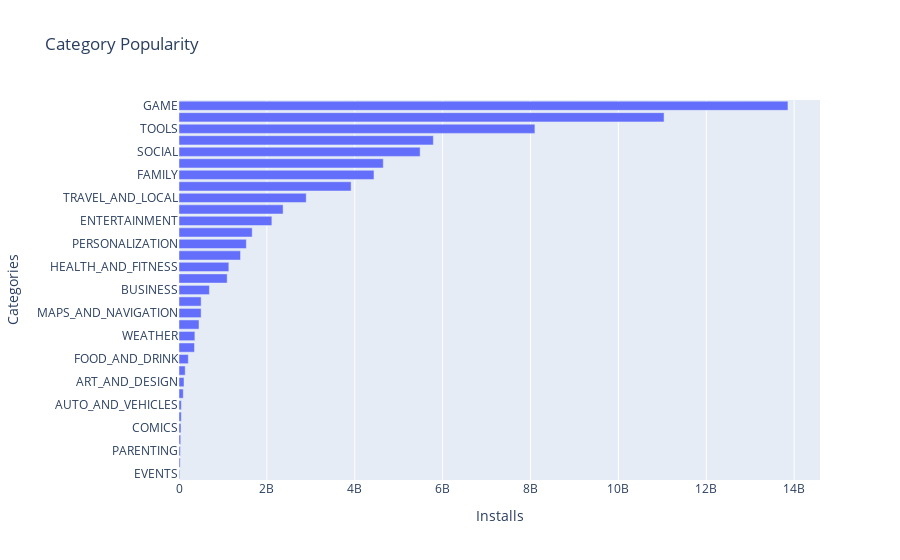

This figure's notebook cell:
### Code cell
bar_h = px.bar(x=df_most_install_cat.Installs,
               y=df_most_install_cat.index,
               title='Category Popularity',
               orientation='h')

bar_h.update_layout(xaxis_title='Installs',
                    yaxis_title='Categories')
bar_h.show()

### Figure 1 — Plotly figure (JSON) as saved in the notebook; plotly's stock layout.template omitted (floating-point values rounded to 4 significant figures)
{"data": [{"alignmentgroup": "True", "hovertemplate": "x=%{x}<br>y=%{y}<extra></extra>", "legendgroup": "", "marker": {"color": "#636efa", "pattern": {"shape": ""}}, "name": "", "offsetgroup": "", "orientation": "h", "showlegend": false, "textposition": "auto", "type": "bar", "x": [15949410, 26916200, 31116110, 39162676, 44931100, 52083000, 53129800, 97082000, 114233100, 140912410, 211677750, 352852000, 361096500, 455249400, 503267560, 503611120, 692018120, 1096431465, 1134006220, 1400331540, 1532352930, 1665791655, 2113660000, 2369110650, 2894859300, 3916897200, 4437554490, 4649143130, 5487841475, 5788070180, 8099724500, 11039241530, 13858762717], "xaxis": "x", "y": ["EVENTS", "BEAUTY", "PARENTING", "MEDICAL", "COMICS", "LIBRARIES_AND_DEMO", "AUTO_AND_VEHICLES", "HOUSE_AND_HOME", "ART_AND_DESIGN", "DATING", "FOOD_AND_DRINK", "EDUCATION", "WEATHER", "FINANCE", "MAPS_AND_NAVIGATION", "LIFESTYLE", "BUSINESS", "SPORTS", "HEALTH_AND_FITNESS", "SHOPPING", "PERSONALIZATION", "BOOKS_AND_REFERENCE", "ENTERTAINMENT", "NEWS_AND_MAGAZINES", "TRAVEL_AND_LOCAL", "VIDEO_PLAYERS", "FAMILY", "PHOTOGRAPHY", "SOCIAL", "PRODUCTIVITY", "TOOLS", "COMMUNICATION", "GAME"], "yaxis": "y"}], "layout": {"barmode": "relative", "legend": {"tracegroupgap": 0}, "title": {"text": "Category Popularity"}, "xaxis": {"anchor": "y", "domain": [0, 1], "title": {"text": "Installs"}}, "yaxis": {"anchor": "x", "domain": [0, 1], "title": {"text": "Categories"}}}}
